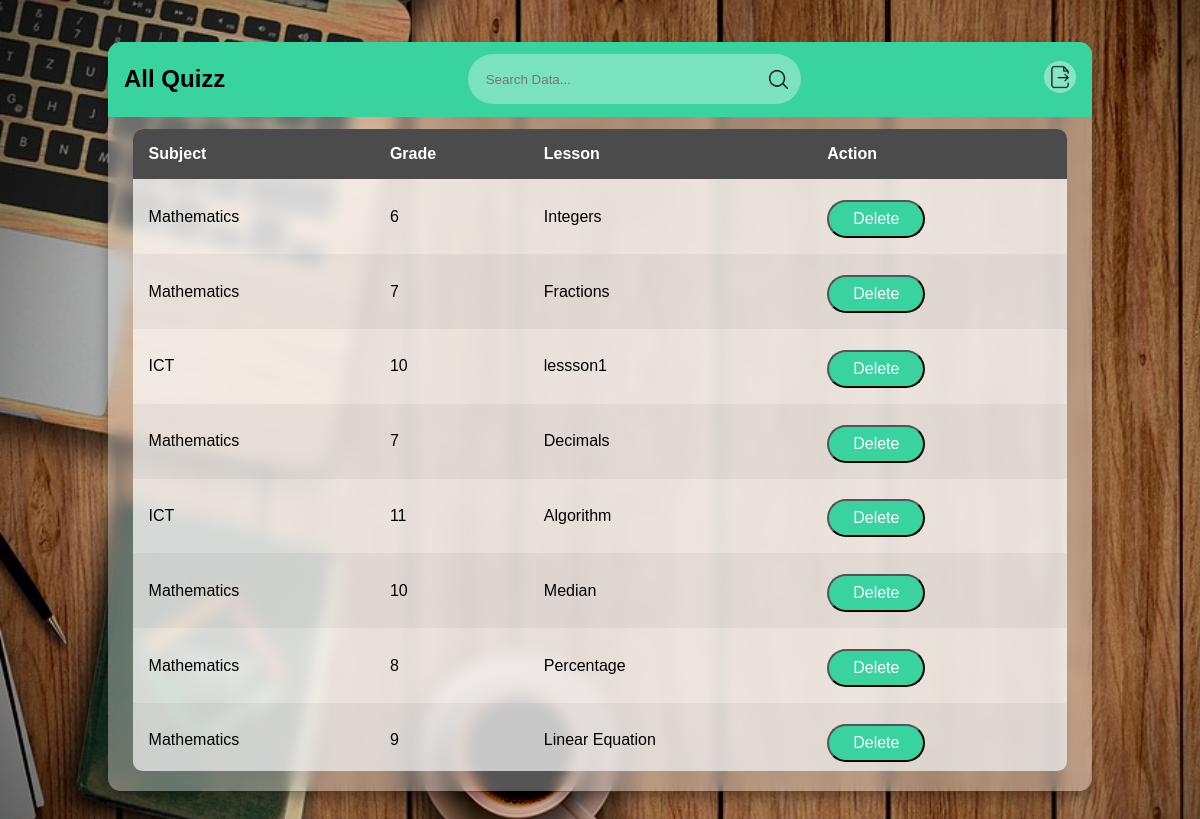
/admin/quizz.php, run on the app's committed database.
### tables this page shows
CREATE TABLE `quizz` (
  `qid` varchar(100) NOT NULL,
  `qname` varchar(100) NOT NULL,
  `subject` varchar(100) NOT NULL,
  `grade` varchar(100) NOT NULL,
  `lesson` varchar(100) NOT NULL,
  `date` date NOT NULL DEFAULT current_timestamp()
);

### admin/quizz.php (the view, shortened to what this page needs)
<!DOCTYPE html>
<html lang="en">
<head>
    <link rel="stylesheet" href="admintablestyle.css">
</head>
<body>
    <main class="table">
        <section class="table__header">
            <h1>All Quizz</h1>
            <div class="input-group">
                <input type="search" placeholder="Search Data...">
                <img src="images/search.png" alt="">
            </div>
            <div class="export__file">
                <a href="adminPanel.php"><label for="export-file" class="export__file-btn" title="Export File"></label></a>
            </div>
        </section>
        <section class="table__body">
        <table>
                <thead>
                    <tr>
                        <th> Subject </th>
                        <th> Grade</th>
                        <th> Lesson </th>
                        <th>Action</th>
                    </tr>
                </thead>
                <tbody>
                <?php
					require_once "adminconfig.php";
					$sql="SELECT* FROM quizz";
					$result=mysqli_query($conn,$sql);
                    while($row=mysqli_fetch_assoc($result)){?>
						<tr>
							<td><?php echo $row['subject'];?></td>
							<td><?php echo $row['grade'];?></td>
							<td><?php echo $row['lesson'];?></td>
                            <td>
								<a href='quizzDelete.php?deleteid=<?php echo $row['qid'];?>'>
									<button  >Delete</button>
								</a>
							</td>
						</tr>
					<?php }?>
                </tbody>
            </table>
        </section>
    </main>
</body>
</html>

### admin/admintablestyle.css (style rules this page uses)
:root { --green:#00E77F; --white:#fff; --light-white:#aaa; --black:#3d3d3d; --light-bg:#4b4b4b; --light-green:#38d39f; }
* { margin: 0; padding: 0; box-sizing: border-box; font-family: sans-serif; }
body { min-height: 100vh; background: url(images/web.jpg) center / cover; display: flex; justify-content: center; align-items: center; }
main.table { width: 82vw; height: 90vh; background-color: #fff5; backdrop-filter: blur(7px); box-shadow: 0 .4rem .8rem #0005; border-radius: .8rem; overflow: hidden; }
.table__header { width: 100%; height: 10%; background-color: var(--light-green); padding: .8rem 1rem; display: flex; justify-content: space-between; align-items: center; }
.table__header .input-group { width: 35%; height: 100%; background-color: #fff5; padding: 0 .8rem; border-radius: 2rem; display: flex; justify-content: center; align-items: center; transition: .2s; }
.table__header .input-group img { width: 1.2rem; height: 1.2rem; }
.table__header .input-group input { width: 100%; padding: 0 .5rem 0 .3rem; background-color: transparent; border: none; outline: none; }
.table__body { width: 95%; max-height: calc(89% - 1.6rem); background-color: #fffb; margin: .8rem auto; border-radius: .6rem; overflow: auto; overflow: overlay; }
table { width: 100%; }
table, th, td { border-collapse: collapse; padding: 1rem; text-align: left; }
thead th { position: sticky; top: 0; left: 0; color: var(--white); background-color:var(--light-bg); cursor: pointer; text-transform: capitalize; }
tbody tr:nth-child(even) { background-color: #0000000b; }
tbody tr { --delay: .1s; transition: .5s ease-in-out var(--delay), background-color 0s; }
tbody tr td, tbody tr td p, tbody tr td img { transition: .2s ease-in-out; }
button { display: inline-block; margin-top: 0.3rem; border-radius: 3rem; background-color: var(--light-green); cursor:pointer; color: var(--white); font-size: 1rem; padding: 0.5rem 1.5rem; }
.export__file { position: relative; }
.export__file .export__file-btn { display: inline-block; width: 2rem; height: 2rem; background: #fff6 url(images/export.png) center / 80% no-repeat; border-radius: 50%; transition: .2s ease-in-out; }

### data on the page
quizz: subject "Mathematics", grade "6", lesson "Integers"
quizz: subject "Mathematics", grade "7", lesson "Fractions"
quizz: subject "ICT", grade "10", lesson "lessson1"
quizz: subject "Mathematics", grade "7", lesson "Decimals"
quizz: subject "ICT", grade "11", lesson "Algorithm"
quizz: subject "Mathematics", grade "10", lesson "Median"
quizz: subject "Mathematics", grade "8", lesson "Percentage"
quizz: subject "Mathematics", grade "9", lesson "Linear Equation"
